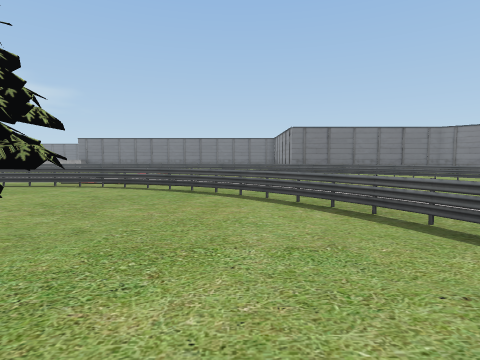
view 1 (above)

17 first-person views from a walk through a scene from a Unity 3-D project. The camera is 1.2 m above the floor, tilts 4° down and sees 80° across. The floor is counted in squares, 2 m on a side. Each view is taken from the middle of a square. On the plan, view 1 faces up. The plan holds only what a view shows up to about 9 squares ahead; the rest is blank. The place goes on beyond the plan. Some surface patterns are stand-ins.

view 2
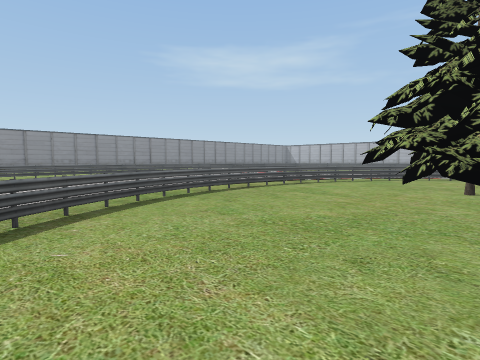

view 3
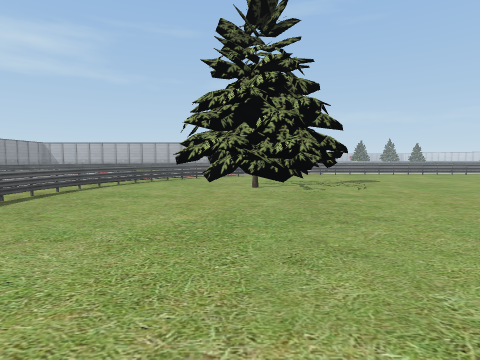

view 4
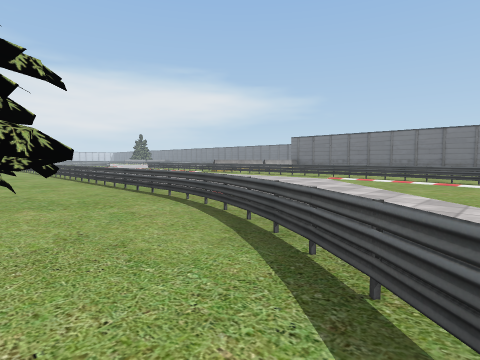

view 5
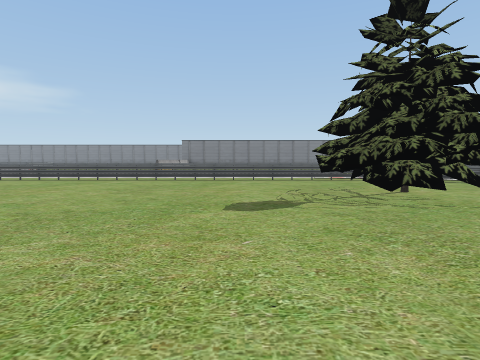

view 6
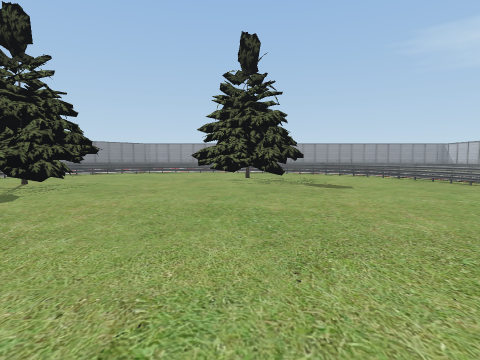

view 7
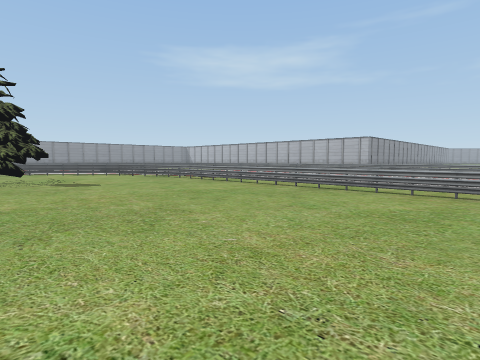

view 8
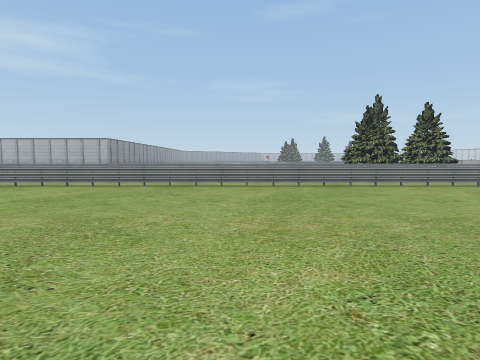

view 9
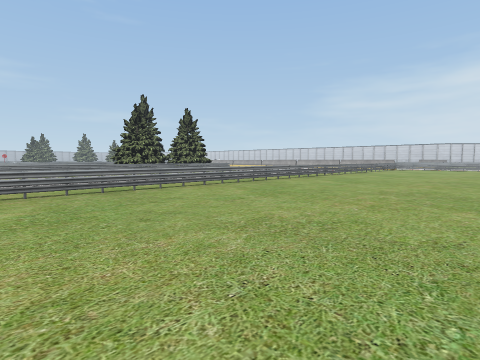

view 10
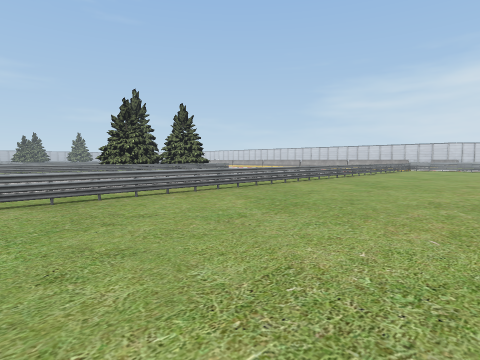

view 11
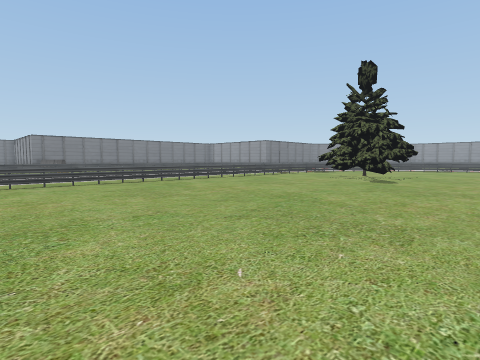

view 12
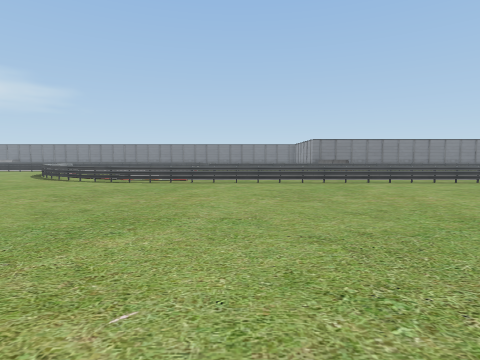

view 13
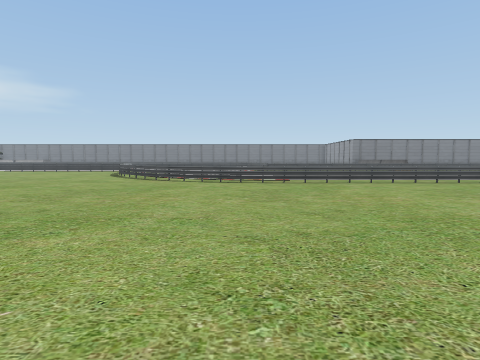

view 14
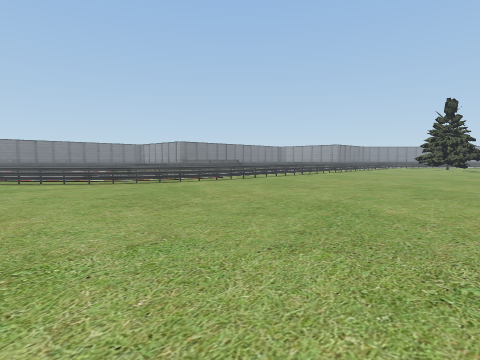

view 15
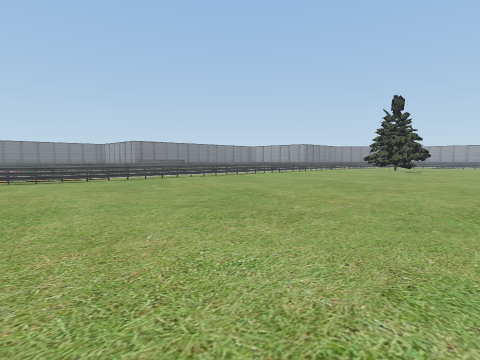

view 16
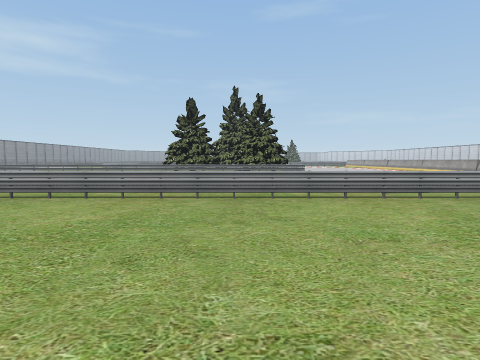

view 17
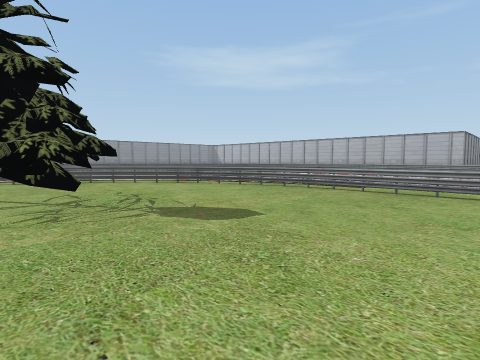

### Floor plan
Key: @ floor where view 1 was taken; # wall or solid block; . floor; = window, fence, low wall or low ledge.
Columns run from 25 left of view 1 to 4 right of it. Each row starts with its distance up from view 1.
 13                       ===
 12                     .....
 11                     .....
 10  =                   ....
  9  =..                  ....
  8 ..==...    ....    ..   ..
  7 ....==================#...
  6 .......................==.. ..
  5 .........................=....
  4 ....................###...=..
  3 ....................###....=.
  2 .....................##....=..
  1 ............................=.
  0 .........................@..=
 -1    ....................###..=
 -2    ...................####..=
 -3 ......................###..=.
 -4 .......................##..=
 -5 ..........................=.
 -6 .........................=..
 -7 .......................==..
 -8 .=====================..

Positions as (right, up) in squares from view 1, and headings:
1: (0, 0), facing up
2: (-2, 4), facing down-right
3: (-1, 4), facing down
4: (0, 4), facing up-left
5: (-7, -2), facing up
6: (-11, -2), facing right
7: (-12, -2), facing down-right
8: (-14, -1), facing down
9: (-14, -2), facing down-left
10: (-15, -3), facing down-left
11: (-15, -1), facing up-right
12: (-17, -1), facing up
13: (-20, -1), facing up
14: (-25, 0), facing up-right
15: (-22, -2), facing up-right
16: (-23, -3), facing down
17: (-7, -2), facing down-right
